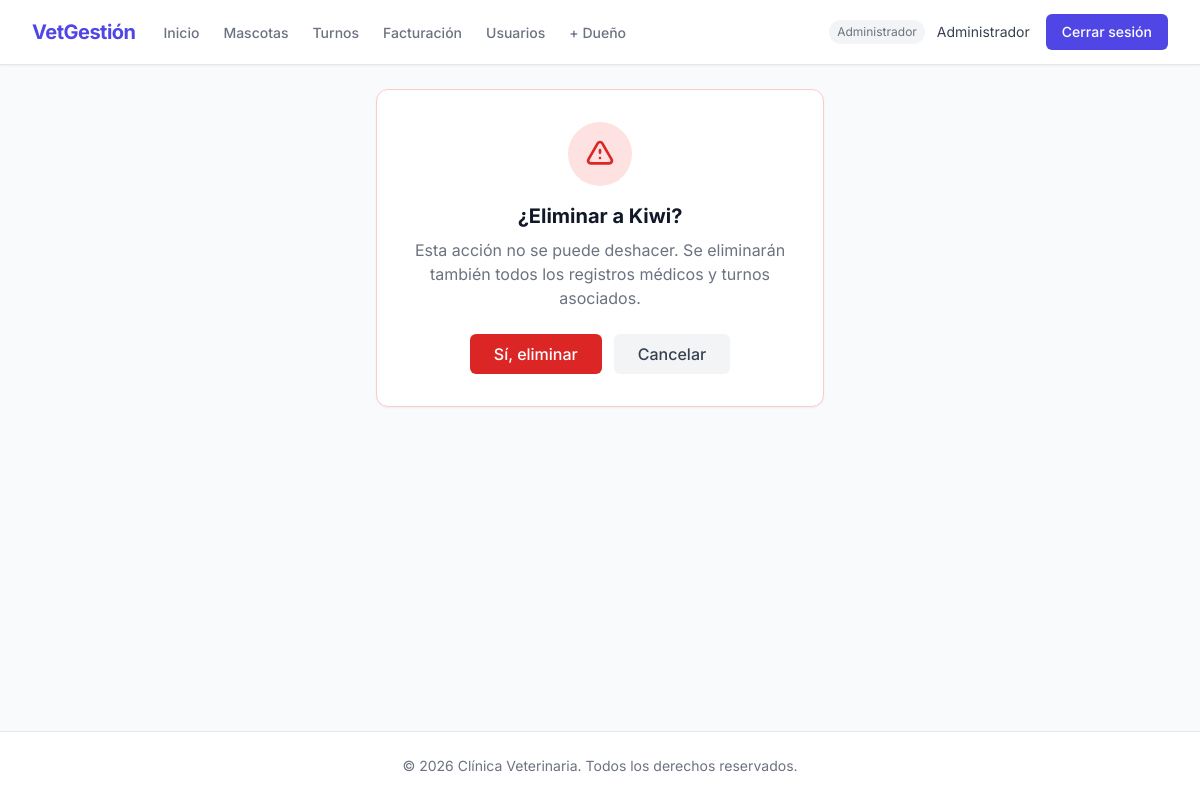
The app's page /mascotas/3/eliminar/ (signed in) with its own data.
### apps/usuarios/models.py (models this page shows, shortened)
class Usuario(AbstractUser):
    ROL_ADMIN = 'admin'
    ROL_VETERINARIO = 'veterinario'
    ROL_RECEPCIONISTA = 'recepcionista'
    ROL_DUENO = 'dueno'
    ROLES = [
        (ROL_ADMIN, 'Administrador'),
        (ROL_VETERINARIO, 'Veterinario'),
        (ROL_RECEPCIONISTA, 'Recepcionista'),
        (ROL_DUENO, 'Dueño'),
    ]
    rol = models.CharField(max_length=20, choices=ROLES, default=ROL_DUENO, verbose_name='Rol')
    telefono = models.CharField(max_length=20, blank=True, verbose_name='Teléfono')
    class Meta:
        verbose_name = 'usuario'
        verbose_name_plural = 'usuarios'
    def es_admin(self) -> bool:
        return self.rol == self.ROL_ADMIN
    def es_veterinario(self) -> bool:
        return self.rol == self.ROL_VETERINARIO
    def es_dueno(self) -> bool:
        return self.rol == self.ROL_DUENO
    def puede_crear_dueno(self) -> bool:
        return self.rol in [self.ROL_ADMIN, self.ROL_VETERINARIO, self.ROL_RECEPCIONISTA]

### apps/mascotas/models.py (models this page shows, shortened)
class Mascota(models.Model):
    ESPECIE_PERRO = 'perro'
    ESPECIE_GATO = 'gato'
    ESPECIE_AVE = 'ave'
    ESPECIE_OTRO = 'otro'
    ESPECIES = [
        (ESPECIE_PERRO, 'Perro'),
        (ESPECIE_GATO, 'Gato'),
        (ESPECIE_AVE, 'Ave'),
        (ESPECIE_OTRO, 'Otro'),
    ]
    nombre = models.CharField(max_length=100, verbose_name='Nombre')
    especie = models.CharField(max_length=20, choices=ESPECIES, verbose_name='Especie')
    raza = models.CharField(max_length=100, blank=True, verbose_name='Raza')
    fecha_nacimiento = models.DateField(
        validators=[validar_fecha_no_futura],
        verbose_name='Fecha de nacimiento',
    )
    foto = models.ImageField(
        upload_to=ruta_foto_mascota,
        blank=True,
        null=True,
        verbose_name='Foto',
    )
    peso = models.DecimalField(max_digits=5, decimal_places=2, verbose_name='Peso (kg)')
    dueno = models.ForeignKey(
        Usuario,
        on_delete=models.CASCADE,
        related_name='mascotas',
        limit_choices_to={'rol': Usuario.ROL_DUENO},
        verbose_name='Dueño',
    )
    fecha_registro = models.DateTimeField(auto_now_add=True, verbose_name='Fecha de registro')
    class Meta:
        verbose_name = 'mascota'
        verbose_name_plural = 'mascotas'
        ordering = ['nombre']

### apps/mascotas/views.py (the view, shortened to what this page needs)
# urls.py: path('<int:pk>/eliminar/', views.EliminarMascota.as_view(), name='eliminar_mascota'),
class EliminarMascota(LoginRequiredMixin, UserPassesTestMixin, DeleteView):
    model = Mascota
    template_name = 'mascotas/confirmar_eliminar.html'
    success_url = reverse_lazy('lista_mascotas')
    context_object_name = 'mascota'
    def test_func(self):
        return self.request.user.es_admin()

### templates/mascotas/confirmar_eliminar.html (shortened to what this page needs)
{% extends 'base.html' %}
{% block content %}
<div class="max-w-md mx-auto">
    <div class="bg-white rounded-xl border border-red-200 shadow-sm p-8 text-center">
        <div class="w-16 h-16 bg-red-100 rounded-full flex items-center justify-center mx-auto mb-4">
            <svg class="w-8 h-8 text-red-600" fill="none" stroke="currentColor" viewBox="0 0 24 24">
                <path stroke-linecap="round" stroke-linejoin="round" stroke-width="2" d="M12 9v2m0 4h.01m-6.938 4h13.856c1.54 0 2.502-1.667 1.732-3L13.732 4c-.77-1.333-2.694-1.333-3.464 0L3.34 16c-.77 1.333.192 3 1.732 3z"/>
            </svg>
        </div>
        <h2 class="text-xl font-bold text-gray-900 mb-2">¿Eliminar a {{ mascota.nombre }}?</h2>
        <p class="text-gray-500 mb-6">Esta acción no se puede deshacer. Se eliminarán también todos los registros médicos y turnos asociados.</p>
        <div class="flex gap-3 justify-center">
            <form method="post">
                <button type="submit" class="bg-red-600 text-white px-6 py-2 rounded-md font-medium hover:bg-red-700 transition">
                    Sí, eliminar
                </button>
            </form>
            <a href="{% url 'detalle_mascota' mascota.pk %}" class="px-6 py-2 rounded-md font-medium text-gray-700 bg-gray-100 hover:bg-gray-200 transition">
                Cancelar
            </a>
        </div>
    </div>
</div>
{% endblock %}

### templates/includes/navbar.html (shortened to what this page needs)
<nav class="bg-white shadow-sm border-b border-gray-200">
    <div class="max-w-7xl mx-auto px-4 sm:px-6 lg:px-8">
        <div class="flex justify-between h-16">
            <div class="flex">
                <div class="flex-shrink-0 flex items-center">
                    <a href="{% url 'dashboard' %}" class="text-indigo-600 font-bold text-xl tracking-tight">VetGestión</a>
                </div>
                <div class="hidden sm:ml-6 sm:flex sm:space-x-4">
                    {% if user.is_authenticated %}
                        <a href="{% url 'dashboard' %}" class="text-gray-500 hover:text-gray-700 inline-flex items-center px-1 pt-1 border-b-2 border-transparent hover:border-gray-300 text-sm font-medium">
                            Inicio
                        </a>
                        {% if user.es_admin or user.es_veterinario %}
                            <a href="{% url 'lista_mascotas' %}" class="text-gray-500 hover:text-gray-700 inline-flex items-center px-1 pt-1 border-b-2 border-transparent hover:border-gray-300 text-sm font-medium">
                                Mascotas
                            </a>
                        {% endif %}
                        {% if user.es_admin or user.es_recepcionista %}
                            <a href="{% url 'lista_turnos' %}" class="text-gray-500 hover:text-gray-700 inline-flex items-center px-1 pt-1 border-b-2 border-transparent hover:border-gray-300 text-sm font-medium">
                                Turnos
                            </a>
                            <a href="{% url 'lista_facturas' %}" class="text-gray-500 hover:text-gray-700 inline-flex items-center px-1 pt-1 border-b-2 border-transparent hover:border-gray-300 text-sm font-medium">
                                Facturación
                            </a>
                        {% endif %}
                        {% if user.es_admin %}
                            <a href="{% url 'lista_usuarios' %}" class="text-gray-500 hover:text-gray-700 inline-flex items-center px-1 pt-1 border-b-2 border-transparent hover:border-gray-300 text-sm font-medium">
                                Usuarios
                            </a>
                        {% endif %}
                        {% if user.puede_crear_dueno %}
                            <a href="{% url 'crear_dueno' %}" class="text-gray-500 hover:text-gray-700 inline-flex items-center px-1 pt-1 border-b-2 border-transparent hover:border-gray-300 text-sm font-medium">
                                + Dueño
                            </a>
                        {% endif %}
                    {% endif %}
                </div>
            </div>
            <div class="hidden sm:ml-6 sm:flex sm:items-center">
                {% if user.is_authenticated %}
                    <span class="text-gray-500 text-xs mr-3 px-2 py-1 bg-gray-100 rounded-full">{{ user.get_rol_display }}</span>
                    <span class="text-gray-700 text-sm mr-4">{{ user.get_full_name|default:user.username }}</span>
                    <form action="{% url 'logout' %}" method="post">
                        <button type="submit" class="bg-indigo-600 text-white px-4 py-2 rounded-md text-sm font-medium hover:bg-indigo-700 transition">
                            Cerrar sesión
                        </button>
                    </form>
                {% else %}
                    <a href="{% url 'login' %}" class="bg-indigo-600 text-white px-4 py-2 rounded-md text-sm font-medium hover:bg-indigo-700 transition">
                        Iniciar sesión
                    </a>
                {% endif %}
            </div>
        </div>
    </div>
</nav>

### templates/base.html (style rules this page uses)
body { font-family: 'Inter', sans-serif; }

### records on screen
Usuario: rol "Administrador", get_full_name "Administrador"
Mascota: nombre "Kiwi"
